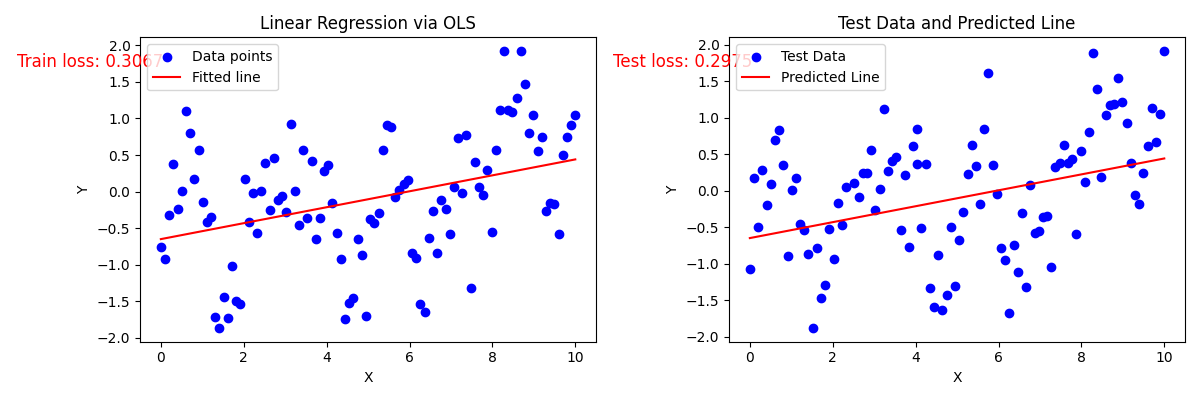

This figure's Python source:
import numpy as np
import matplotlib.pyplot as plt
import pandas as pd

#读取数据(手动更改你的数据路径)
file_path1 = 'D:\code\py\PRML\homework1\TrainingData.csv'
file_path2 = 'D:\code\py\PRML\homework1\TestData.csv'
train_data = pd.read_csv(file_path1)
test_data = pd.read_csv(file_path2)
x_train = train_data.iloc[:, 0].values  
y_train = train_data.iloc[:, 1].values  
x_test = test_data.iloc[:, 0].values   
y_test = test_data.iloc[:, 1].values

# 添加截距项
x_train = np.vstack((np.ones(len(x_train)), x_train)).T
x_test = np.vstack((np.ones(len(x_test)), x_test)).T

def ols(x, y):
    XTX_inv = np.linalg.inv(x.T @ x)
    XTY = x.T @ y
    theta = XTX_inv @ XTY
    return theta

theta = ols(x_train, y_train)
theta0 = theta[0]
theta1 = theta[1]

print(f"Theta0: {theta0}, Theta1: {theta1}")
y_train_pred = x_train@ theta
loss_train = 1/(2*len(y_train))* np.sum((y_train_pred - y_train)**2)
print("train_loss:",loss_train)

y_test_pred = x_test@ theta
loss_test = 1/(2*len(y_test))* np.sum((y_test_pred-y_test)**2)
print("test_loss:",loss_test)

# 绘制结果
plt.figure(figsize=(12, 4))

# plot1 训练数据和拟合直线
plt.subplot(1, 2, 1)
plt.scatter(x_train[:, 1], y_train, color='blue', label='Data points')
plt.plot(x_train[:, 1], y_train_pred, color='red', label='Fitted line')
plt.title('Linear Regression via OLS')
plt.xlabel('X')
plt.ylabel('Y')
plt.legend()
plt.annotate(f'Train loss: {loss_train:.4f}', xy=(0.05, 0.95), xycoords='axes fraction', fontsize=12, color='red', ha='right', va='top')

# plot2 测试数据和拟合直线
plt.subplot(1, 2, 2)
plt.scatter(x_test[:, 1], y_test, color='blue', label='Test Data')
plt.plot(x_test[:, 1], y_test_pred, color='red', label='Predicted Line')
plt.title('Test Data and Predicted Line')
plt.xlabel('X')
plt.ylabel('Y')
plt.legend()
plt.annotate(f'Test loss: {loss_test:.4f}', xy=(0.05, 0.95), xycoords='axes fraction', fontsize=12, color='red', ha='right', va='top')

plt.tight_layout()
plt.savefig('D:\code\py\PRML\homework1\ols.png')
plt.show()

